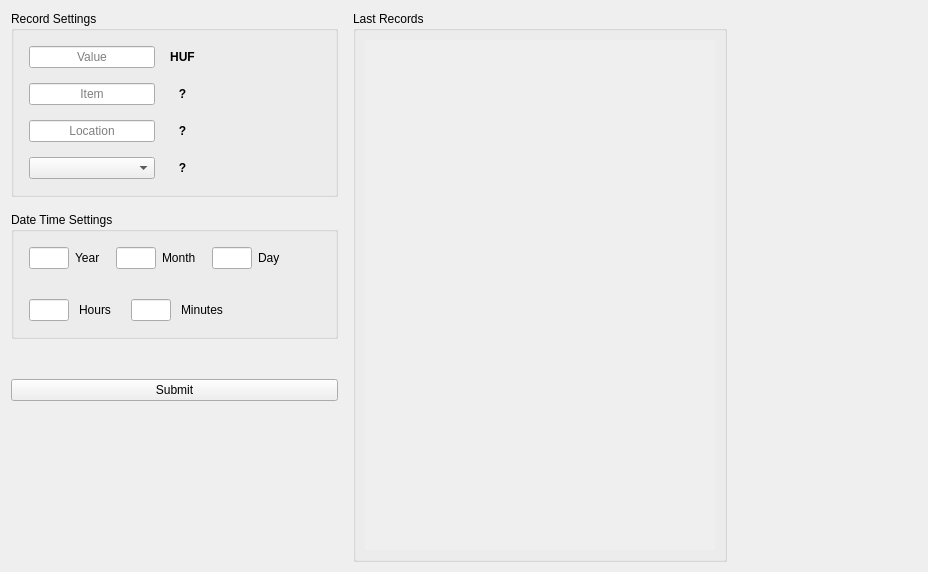
<?xml version="1.0" encoding="UTF-8"?>
<ui version="4.0">
 <class>NewRecordWidget</class>
 <widget class="QWidget" name="NewRecordWidget">
  <property name="geometry">
   <rect>
    <x>0</x>
    <y>0</y>
    <width>928</width>
    <height>572</height>
   </rect>
  </property>
  <property name="windowTitle">
   <string>Form</string>
  </property>
  <layout class="QGridLayout" name="gridLayout_2">
   <property name="rightMargin">
    <number>0</number>
   </property>
   <property name="bottomMargin">
    <number>10</number>
   </property>
   <property name="spacing">
    <number>15</number>
   </property>
   <item row="4" column="0">
    <spacer name="verticalSpacer">
     <property name="orientation">
      <enum>Qt::Vertical</enum>
     </property>
     <property name="sizeType">
      <enum>QSizePolicy::Expanding</enum>
     </property>
     <property name="sizeHint" stdset="0">
      <size>
       <width>20</width>
       <height>40</height>
      </size>
     </property>
    </spacer>
   </item>
   <item row="0" column="1" rowspan="5">
    <widget class="QGroupBox" name="groupBox_3">
     <property name="sizePolicy">
      <sizepolicy hsizetype="Expanding" vsizetype="Preferred">
       <horstretch>0</horstretch>
       <verstretch>0</verstretch>
      </sizepolicy>
     </property>
     <property name="title">
      <string>Last Records</string>
     </property>
     <property name="flat">
      <bool>true</bool>
     </property>
     <layout class="QGridLayout" name="gridLayout_5">
      <item row="0" column="0">
       <widget class="QScrollArea" name="scrollArea">
        <property name="sizePolicy">
         <sizepolicy hsizetype="Preferred" vsizetype="Expanding">
          <horstretch>0</horstretch>
          <verstretch>0</verstretch>
         </sizepolicy>
        </property>
        <property name="minimumSize">
         <size>
          <width>350</width>
          <height>0</height>
         </size>
        </property>
        <property name="maximumSize">
         <size>
          <width>350</width>
          <height>16777215</height>
         </size>
        </property>
        <property name="frameShape">
         <enum>QFrame::NoFrame</enum>
        </property>
        <property name="widgetResizable">
         <bool>true</bool>
        </property>
        <widget class="Content::History::Component::HistoryListingWidget" name="m_historyListing_widget">
         <property name="geometry">
          <rect>
           <x>0</x>
           <y>0</y>
           <width>350</width>
           <height>513</height>
          </rect>
         </property>
         <property name="sizePolicy">
          <sizepolicy hsizetype="Preferred" vsizetype="Preferred">
           <horstretch>0</horstretch>
           <verstretch>0</verstretch>
          </sizepolicy>
         </property>
         <property name="minimumSize">
          <size>
           <width>0</width>
           <height>0</height>
          </size>
         </property>
         <property name="maximumSize">
          <size>
           <width>16777215</width>
           <height>16777215</height>
          </size>
         </property>
        </widget>
       </widget>
      </item>
     </layout>
    </widget>
   </item>
   <item row="2" column="0">
    <spacer name="verticalSpacer_2">
     <property name="orientation">
      <enum>Qt::Vertical</enum>
     </property>
     <property name="sizeType">
      <enum>QSizePolicy::Fixed</enum>
     </property>
     <property name="sizeHint" stdset="0">
      <size>
       <width>20</width>
       <height>25</height>
      </size>
     </property>
    </spacer>
   </item>
   <item row="3" column="0">
    <widget class="QPushButton" name="m_submit_btn">
     <property name="maximumSize">
      <size>
       <width>350</width>
       <height>16777215</height>
      </size>
     </property>
     <property name="text">
      <string>Submit</string>
     </property>
    </widget>
   </item>
   <item row="0" column="0">
    <widget class="QGroupBox" name="groupBox_2">
     <property name="title">
      <string>Record Settings</string>
     </property>
     <property name="flat">
      <bool>true</bool>
     </property>
     <layout class="QGridLayout" name="gridLayout_3">
      <property name="leftMargin">
       <number>15</number>
      </property>
      <property name="topMargin">
       <number>15</number>
      </property>
      <property name="rightMargin">
       <number>15</number>
      </property>
      <property name="bottomMargin">
       <number>15</number>
      </property>
      <property name="horizontalSpacing">
       <number>15</number>
      </property>
      <property name="verticalSpacing">
       <number>30</number>
      </property>
      <item row="0" column="0">
       <layout class="QGridLayout" name="gridLayout_4">
        <property name="horizontalSpacing">
         <number>15</number>
        </property>
        <item row="0" column="2">
         <spacer name="horizontalSpacer_7">
          <property name="orientation">
           <enum>Qt::Horizontal</enum>
          </property>
          <property name="sizeHint" stdset="0">
           <size>
            <width>40</width>
            <height>20</height>
           </size>
          </property>
         </spacer>
        </item>
        <item row="0" column="1">
         <layout class="QVBoxLayout" name="verticalLayout_2">
          <property name="spacing">
           <number>15</number>
          </property>
          <item>
           <widget class="QLabel" name="label_6">
            <property name="font">
             <font>
              <weight>75</weight>
              <bold>true</bold>
             </font>
            </property>
            <property name="toolTip">
             <string>Currently used currency</string>
            </property>
            <property name="text">
             <string>HUF</string>
            </property>
            <property name="alignment">
             <set>Qt::AlignCenter</set>
            </property>
           </widget>
          </item>
          <item>
           <widget class="QLabel" name="label_7">
            <property name="font">
             <font>
              <weight>75</weight>
              <bold>true</bold>
             </font>
            </property>
            <property name="toolTip">
             <string>&lt;html&gt;&lt;head/&gt;&lt;body&gt;&lt;p&gt;Why is this record created?&lt;/p&gt;&lt;p&gt;e.g.: Buying something or getting salary&lt;/p&gt;&lt;/body&gt;&lt;/html&gt;</string>
            </property>
            <property name="text">
             <string>?</string>
            </property>
            <property name="alignment">
             <set>Qt::AlignCenter</set>
            </property>
           </widget>
          </item>
          <item>
           <widget class="QLabel" name="label_8">
            <property name="font">
             <font>
              <weight>75</weight>
              <bold>true</bold>
             </font>
            </property>
            <property name="toolTip">
             <string>&lt;html&gt;&lt;head/&gt;&lt;body&gt;&lt;p&gt;The original location of the transaction&lt;/p&gt;&lt;p&gt;e.g.: Restaurant or Mall&lt;/p&gt;&lt;/body&gt;&lt;/html&gt;</string>
            </property>
            <property name="text">
             <string>?</string>
            </property>
            <property name="alignment">
             <set>Qt::AlignCenter</set>
            </property>
           </widget>
          </item>
          <item>
           <widget class="QLabel" name="label_9">
            <property name="font">
             <font>
              <weight>75</weight>
              <bold>true</bold>
             </font>
            </property>
            <property name="toolTip">
             <string>The Pocket this Record is linked to</string>
            </property>
            <property name="text">
             <string>?</string>
            </property>
            <property name="alignment">
             <set>Qt::AlignCenter</set>
            </property>
           </widget>
          </item>
         </layout>
        </item>
        <item row="0" column="0">
         <layout class="QVBoxLayout" name="verticalLayout">
          <property name="spacing">
           <number>15</number>
          </property>
          <item>
           <widget class="QLineEdit" name="m_value_lineEdit">
            <property name="text">
             <string/>
            </property>
            <property name="alignment">
             <set>Qt::AlignCenter</set>
            </property>
            <property name="placeholderText">
             <string>Value</string>
            </property>
           </widget>
          </item>
          <item>
           <widget class="QLineEdit" name="m_item_lineEdit">
            <property name="text">
             <string/>
            </property>
            <property name="alignment">
             <set>Qt::AlignCenter</set>
            </property>
            <property name="placeholderText">
             <string>Item</string>
            </property>
           </widget>
          </item>
          <item>
           <widget class="QLineEdit" name="m_location_lineEdit">
            <property name="text">
             <string/>
            </property>
            <property name="alignment">
             <set>Qt::AlignCenter</set>
            </property>
            <property name="placeholderText">
             <string>Location</string>
            </property>
           </widget>
          </item>
          <item>
           <widget class="QComboBox" name="m_pockets_comboBox"/>
          </item>
         </layout>
        </item>
       </layout>
      </item>
     </layout>
    </widget>
   </item>
   <item row="1" column="0">
    <widget class="QGroupBox" name="groupBox">
     <property name="title">
      <string>Date Time Settings</string>
     </property>
     <property name="flat">
      <bool>true</bool>
     </property>
     <layout class="QGridLayout" name="gridLayout">
      <property name="leftMargin">
       <number>15</number>
      </property>
      <property name="topMargin">
       <number>15</number>
      </property>
      <property name="rightMargin">
       <number>15</number>
      </property>
      <property name="bottomMargin">
       <number>15</number>
      </property>
      <property name="horizontalSpacing">
       <number>15</number>
      </property>
      <property name="verticalSpacing">
       <number>30</number>
      </property>
      <item row="0" column="0">
       <layout class="QHBoxLayout" name="horizontalLayout">
        <property name="spacing">
         <number>6</number>
        </property>
        <item>
         <widget class="QLineEdit" name="m_year_lineEdit">
          <property name="sizePolicy">
           <sizepolicy hsizetype="Fixed" vsizetype="Fixed">
            <horstretch>0</horstretch>
            <verstretch>0</verstretch>
           </sizepolicy>
          </property>
          <property name="minimumSize">
           <size>
            <width>40</width>
            <height>0</height>
           </size>
          </property>
          <property name="maximumSize">
           <size>
            <width>40</width>
            <height>16777215</height>
           </size>
          </property>
          <property name="alignment">
           <set>Qt::AlignCenter</set>
          </property>
         </widget>
        </item>
        <item>
         <widget class="QLabel" name="label_2">
          <property name="sizePolicy">
           <sizepolicy hsizetype="Fixed" vsizetype="Preferred">
            <horstretch>0</horstretch>
            <verstretch>0</verstretch>
           </sizepolicy>
          </property>
          <property name="text">
           <string>Year</string>
          </property>
         </widget>
        </item>
        <item>
         <spacer name="horizontalSpacer_4">
          <property name="orientation">
           <enum>Qt::Horizontal</enum>
          </property>
          <property name="sizeType">
           <enum>QSizePolicy::Fixed</enum>
          </property>
          <property name="sizeHint" stdset="0">
           <size>
            <width>10</width>
            <height>20</height>
           </size>
          </property>
         </spacer>
        </item>
        <item>
         <widget class="QLineEdit" name="m_month_lineEdit">
          <property name="sizePolicy">
           <sizepolicy hsizetype="Fixed" vsizetype="Fixed">
            <horstretch>0</horstretch>
            <verstretch>0</verstretch>
           </sizepolicy>
          </property>
          <property name="minimumSize">
           <size>
            <width>40</width>
            <height>0</height>
           </size>
          </property>
          <property name="maximumSize">
           <size>
            <width>40</width>
            <height>16777215</height>
           </size>
          </property>
          <property name="alignment">
           <set>Qt::AlignCenter</set>
          </property>
         </widget>
        </item>
        <item>
         <widget class="QLabel" name="label_3">
          <property name="sizePolicy">
           <sizepolicy hsizetype="Fixed" vsizetype="Preferred">
            <horstretch>0</horstretch>
            <verstretch>0</verstretch>
           </sizepolicy>
          </property>
          <property name="text">
           <string>Month</string>
          </property>
         </widget>
        </item>
        <item>
         <spacer name="horizontalSpacer_5">
          <property name="orientation">
           <enum>Qt::Horizontal</enum>
          </property>
          <property name="sizeType">
           <enum>QSizePolicy::Fixed</enum>
          </property>
          <property name="sizeHint" stdset="0">
           <size>
            <width>10</width>
            <height>20</height>
           </size>
          </property>
         </spacer>
        </item>
        <item>
         <widget class="QLineEdit" name="m_day_lineEdit">
          <property name="sizePolicy">
           <sizepolicy hsizetype="Fixed" vsizetype="Fixed">
            <horstretch>0</horstretch>
            <verstretch>0</verstretch>
           </sizepolicy>
          </property>
          <property name="minimumSize">
           <size>
            <width>40</width>
            <height>0</height>
           </size>
          </property>
          <property name="maximumSize">
           <size>
            <width>40</width>
            <height>16777215</height>
           </size>
          </property>
          <property name="alignment">
           <set>Qt::AlignCenter</set>
          </property>
         </widget>
        </item>
        <item>
         <widget class="QLabel" name="label_4">
          <property name="sizePolicy">
           <sizepolicy hsizetype="Fixed" vsizetype="Preferred">
            <horstretch>0</horstretch>
            <verstretch>0</verstretch>
           </sizepolicy>
          </property>
          <property name="text">
           <string>Day</string>
          </property>
         </widget>
        </item>
        <item>
         <spacer name="horizontalSpacer_2">
          <property name="orientation">
           <enum>Qt::Horizontal</enum>
          </property>
          <property name="sizeHint" stdset="0">
           <size>
            <width>40</width>
            <height>20</height>
           </size>
          </property>
         </spacer>
        </item>
       </layout>
      </item>
      <item row="1" column="0">
       <layout class="QHBoxLayout" name="horizontalLayout_5">
        <property name="spacing">
         <number>10</number>
        </property>
        <item>
         <widget class="QLineEdit" name="m_hours_lineEdit">
          <property name="sizePolicy">
           <sizepolicy hsizetype="Fixed" vsizetype="Fixed">
            <horstretch>0</horstretch>
            <verstretch>0</verstretch>
           </sizepolicy>
          </property>
          <property name="minimumSize">
           <size>
            <width>40</width>
            <height>0</height>
           </size>
          </property>
          <property name="maximumSize">
           <size>
            <width>40</width>
            <height>16777215</height>
           </size>
          </property>
          <property name="alignment">
           <set>Qt::AlignCenter</set>
          </property>
         </widget>
        </item>
        <item>
         <widget class="QLabel" name="label_5">
          <property name="sizePolicy">
           <sizepolicy hsizetype="Fixed" vsizetype="Preferred">
            <horstretch>0</horstretch>
            <verstretch>0</verstretch>
           </sizepolicy>
          </property>
          <property name="text">
           <string>Hours</string>
          </property>
          <property name="alignment">
           <set>Qt::AlignCenter</set>
          </property>
         </widget>
        </item>
        <item>
         <spacer name="horizontalSpacer_6">
          <property name="orientation">
           <enum>Qt::Horizontal</enum>
          </property>
          <property name="sizeType">
           <enum>QSizePolicy::Fixed</enum>
          </property>
          <property name="sizeHint" stdset="0">
           <size>
            <width>10</width>
            <height>20</height>
           </size>
          </property>
         </spacer>
        </item>
        <item>
         <widget class="QLineEdit" name="m_minutes_lineEdit">
          <property name="sizePolicy">
           <sizepolicy hsizetype="Fixed" vsizetype="Fixed">
            <horstretch>0</horstretch>
            <verstretch>0</verstretch>
           </sizepolicy>
          </property>
          <property name="minimumSize">
           <size>
            <width>40</width>
            <height>0</height>
           </size>
          </property>
          <property name="maximumSize">
           <size>
            <width>40</width>
            <height>16777215</height>
           </size>
          </property>
          <property name="alignment">
           <set>Qt::AlignCenter</set>
          </property>
         </widget>
        </item>
        <item>
         <widget class="QLabel" name="label">
          <property name="text">
           <string>Minutes</string>
          </property>
         </widget>
        </item>
        <item>
         <spacer name="horizontalSpacer">
          <property name="orientation">
           <enum>Qt::Horizontal</enum>
          </property>
          <property name="sizeType">
           <enum>QSizePolicy::Expanding</enum>
          </property>
          <property name="sizeHint" stdset="0">
           <size>
            <width>40</width>
            <height>20</height>
           </size>
          </property>
         </spacer>
        </item>
       </layout>
      </item>
     </layout>
    </widget>
   </item>
   <item row="0" column="2" rowspan="5">
    <spacer name="horizontalSpacer_3">
     <property name="orientation">
      <enum>Qt::Horizontal</enum>
     </property>
     <property name="sizeType">
      <enum>QSizePolicy::Expanding</enum>
     </property>
     <property name="sizeHint" stdset="0">
      <size>
       <width>40</width>
       <height>20</height>
      </size>
     </property>
    </spacer>
   </item>
  </layout>
 </widget>
 <customwidgets>
  <customwidget>
   <class>Content::History::Component::HistoryListingWidget</class>
   <extends>QWidget</extends>
   <header>Content/History/Components/historylistingwidget.h</header>
   <container>1</container>
  </customwidget>
 </customwidgets>
 <tabstops>
  <tabstop>m_value_lineEdit</tabstop>
  <tabstop>m_item_lineEdit</tabstop>
  <tabstop>m_location_lineEdit</tabstop>
  <tabstop>m_pockets_comboBox</tabstop>
  <tabstop>m_year_lineEdit</tabstop>
  <tabstop>m_month_lineEdit</tabstop>
  <tabstop>m_day_lineEdit</tabstop>
  <tabstop>m_hours_lineEdit</tabstop>
  <tabstop>m_minutes_lineEdit</tabstop>
  <tabstop>m_submit_btn</tabstop>
  <tabstop>scrollArea</tabstop>
 </tabstops>
 <resources/>
 <connections/>
</ui>
